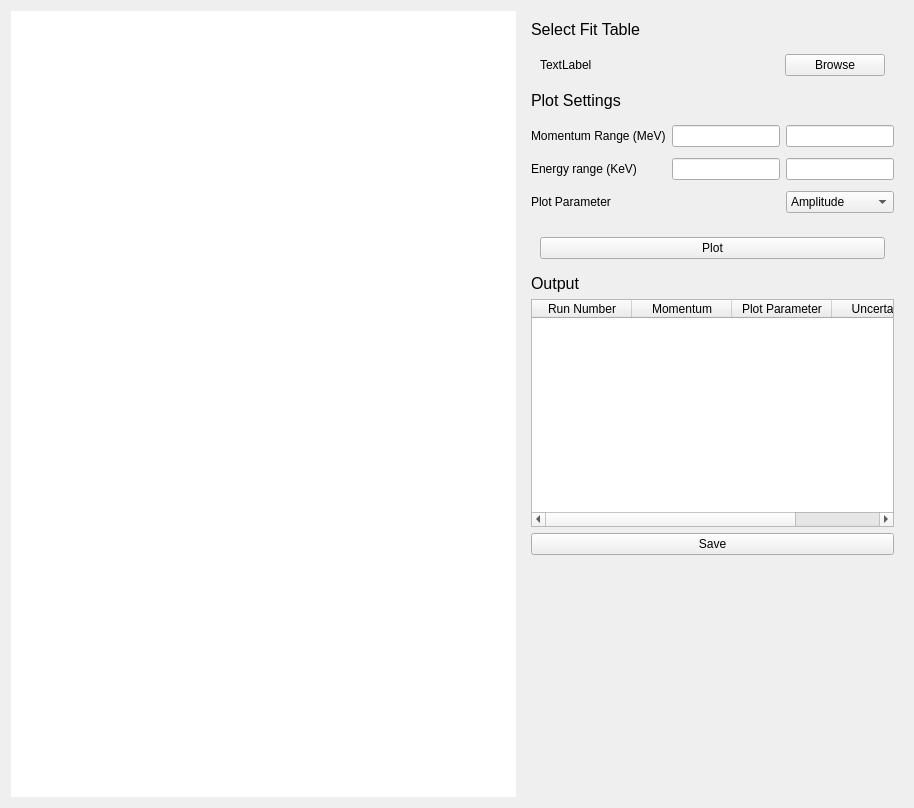
<?xml version="1.0" encoding="UTF-8"?>
<ui version="4.0">
 <class>fit_table_plot</class>
 <widget class="QWidget" name="fit_table_plot">
  <property name="geometry">
   <rect>
    <x>0</x>
    <y>0</y>
    <width>914</width>
    <height>808</height>
   </rect>
  </property>
  <property name="windowTitle">
   <string>Form</string>
  </property>
  <layout class="QHBoxLayout" name="horizontalLayout">
   <item>
    <widget class="QStackedWidget" name="plot_container_widget">
     <property name="sizePolicy">
      <sizepolicy hsizetype="Preferred" vsizetype="Expanding">
       <horstretch>2</horstretch>
       <verstretch>2</verstretch>
      </sizepolicy>
     </property>
     <property name="styleSheet">
      <string notr="true">background: white</string>
     </property>
     <widget class="PlotWidget" name="plot"/>
     <widget class="PlotWidget" name="model_plot"/>
    </widget>
   </item>
   <item>
    <widget class="QWidget" name="side_panel_tabs" native="true">
     <property name="sizePolicy">
      <sizepolicy hsizetype="Minimum" vsizetype="Expanding">
       <horstretch>0</horstretch>
       <verstretch>0</verstretch>
      </sizepolicy>
     </property>
     <property name="maximumSize">
      <size>
       <width>700</width>
       <height>16777215</height>
      </size>
     </property>
     <layout class="QGridLayout" name="gridLayout_2">
      <item row="3" column="0">
       <widget class="QLabel" name="peak_params_label">
        <property name="font">
         <font>
          <pointsize>12</pointsize>
         </font>
        </property>
        <property name="text">
         <string>Plot Settings</string>
        </property>
       </widget>
      </item>
      <item row="5" column="0">
       <widget class="QWidget" name="fit_settings_widget" native="true">
        <layout class="QGridLayout" name="gridLayout_3">
         <property name="leftMargin">
          <number>0</number>
         </property>
         <property name="rightMargin">
          <number>0</number>
         </property>
         <item row="0" column="1">
          <widget class="QLineEdit" name="mom_range_min_line_edit"/>
         </item>
         <item row="2" column="0" colspan="2">
          <widget class="QLabel" name="loaded_fit_table_label_2">
           <property name="sizePolicy">
            <sizepolicy hsizetype="Minimum" vsizetype="Fixed">
             <horstretch>0</horstretch>
             <verstretch>0</verstretch>
            </sizepolicy>
           </property>
           <property name="text">
            <string>Plot Parameter</string>
           </property>
          </widget>
         </item>
         <item row="0" column="0">
          <widget class="QLabel" name="auto_e_range_label">
           <property name="text">
            <string>Momentum Range (MeV)</string>
           </property>
          </widget>
         </item>
         <item row="2" column="2">
          <widget class="QComboBox" name="plot_parameter_comboBox">
           <item>
            <property name="text">
             <string>Amplitude</string>
            </property>
           </item>
           <item>
            <property name="text">
             <string>Center</string>
            </property>
           </item>
           <item>
            <property name="text">
             <string>Sigma</string>
            </property>
           </item>
          </widget>
         </item>
         <item row="0" column="2">
          <widget class="QLineEdit" name="mom_range_max_line_edit"/>
         </item>
         <item row="1" column="0">
          <widget class="QWidget" name="fit_settings_widget_2" native="true">
           <layout class="QGridLayout" name="gridLayout_4">
            <property name="leftMargin">
             <number>0</number>
            </property>
            <property name="rightMargin">
             <number>0</number>
            </property>
            <item row="0" column="0">
             <widget class="QLabel" name="auto_e_range_label_2">
              <property name="text">
               <string>Energy range (KeV)</string>
              </property>
             </widget>
            </item>
           </layout>
          </widget>
         </item>
         <item row="1" column="2">
          <widget class="QLineEdit" name="e_range_max_line_edit"/>
         </item>
         <item row="1" column="1">
          <widget class="QLineEdit" name="e_range_min_line_edit"/>
         </item>
        </layout>
       </widget>
      </item>
      <item row="1" column="0">
       <widget class="QWidget" name="widget_2" native="true">
        <property name="sizePolicy">
         <sizepolicy hsizetype="Preferred" vsizetype="Preferred">
          <horstretch>0</horstretch>
          <verstretch>0</verstretch>
         </sizepolicy>
        </property>
        <property name="mouseTracking">
         <bool>false</bool>
        </property>
        <layout class="QHBoxLayout" name="horizontalLayout_4">
         <item>
          <widget class="QLabel" name="loaded_fit_table_label">
           <property name="sizePolicy">
            <sizepolicy hsizetype="Minimum" vsizetype="Fixed">
             <horstretch>0</horstretch>
             <verstretch>0</verstretch>
            </sizepolicy>
           </property>
           <property name="text">
            <string>TextLabel</string>
           </property>
          </widget>
         </item>
         <item>
          <widget class="QPushButton" name="fit_table_select_button">
           <property name="sizePolicy">
            <sizepolicy hsizetype="Minimum" vsizetype="Fixed">
             <horstretch>0</horstretch>
             <verstretch>0</verstretch>
            </sizepolicy>
           </property>
           <property name="maximumSize">
            <size>
             <width>100</width>
             <height>16777215</height>
            </size>
           </property>
           <property name="text">
            <string>Browse</string>
           </property>
          </widget>
         </item>
        </layout>
       </widget>
      </item>
      <item row="6" column="0">
       <widget class="QWidget" name="plot_fit_buttons" native="true">
        <layout class="QGridLayout" name="gridLayout">
         <item row="0" column="1">
          <widget class="QPushButton" name="plot_data_button">
           <property name="text">
            <string>Plot</string>
           </property>
          </widget>
         </item>
        </layout>
       </widget>
      </item>
      <item row="9" column="0">
       <layout class="QHBoxLayout" name="horizontalLayout_5">
        <item>
         <widget class="QPushButton" name="save_output_button">
          <property name="text">
           <string>Save</string>
          </property>
         </widget>
        </item>
       </layout>
      </item>
      <item row="0" column="0">
       <widget class="QLabel" name="label">
        <property name="font">
         <font>
          <pointsize>12</pointsize>
         </font>
        </property>
        <property name="text">
         <string>Select Fit Table</string>
        </property>
       </widget>
      </item>
      <item row="12" column="0">
       <widget class="QWidget" name="widget" native="true"/>
      </item>
      <item row="10" column="0">
       <spacer name="verticalSpacer">
        <property name="orientation">
         <enum>Qt::Vertical</enum>
        </property>
        <property name="sizeHint" stdset="0">
         <size>
          <width>20</width>
          <height>40</height>
         </size>
        </property>
       </spacer>
      </item>
      <item row="8" column="0">
       <widget class="QTableWidget" name="fit_table_data_table">
        <column>
         <property name="text">
          <string>Run Number</string>
         </property>
        </column>
        <column>
         <property name="text">
          <string>Momentum</string>
         </property>
        </column>
        <column>
         <property name="text">
          <string>Plot Parameter</string>
         </property>
        </column>
        <column>
         <property name="text">
          <string>Uncertainty</string>
         </property>
        </column>
       </widget>
      </item>
      <item row="7" column="0">
       <widget class="QLabel" name="label_2">
        <property name="font">
         <font>
          <pointsize>12</pointsize>
         </font>
        </property>
        <property name="text">
         <string>Output</string>
        </property>
       </widget>
      </item>
     </layout>
    </widget>
   </item>
  </layout>
 </widget>
 <customwidgets>
  <customwidget>
   <class>PlotWidget</class>
   <extends>QWidget</extends>
   <header location="global">EVA.widgets.plot.plot_widget</header>
   <container>1</container>
  </customwidget>
 </customwidgets>
 <resources/>
 <connections/>
</ui>
